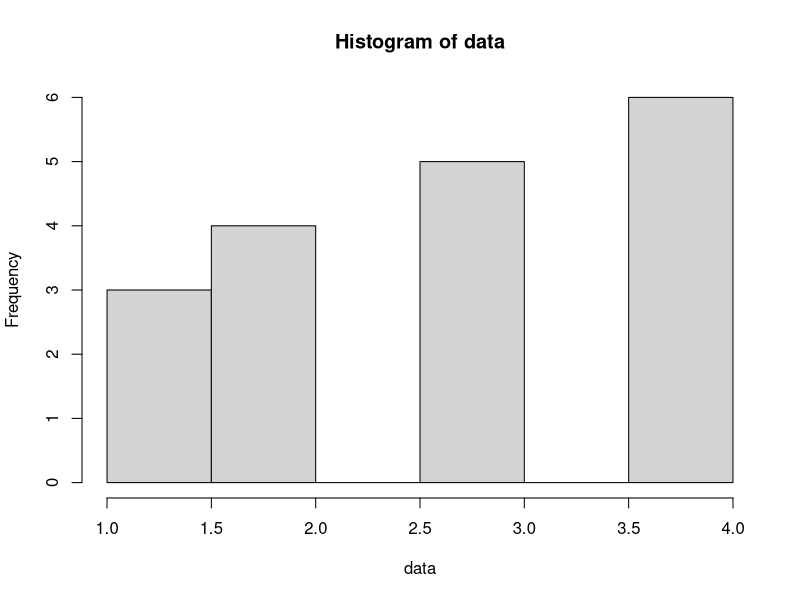

The R source for this figure:
variance <- function(x){
	sum((x-mean(x))^2)/(length(x)-1)
}

data <- rep(c(1,2,3,4),c(3,4,5,6))

View(table(data))

hist(data)

print(variance(data))